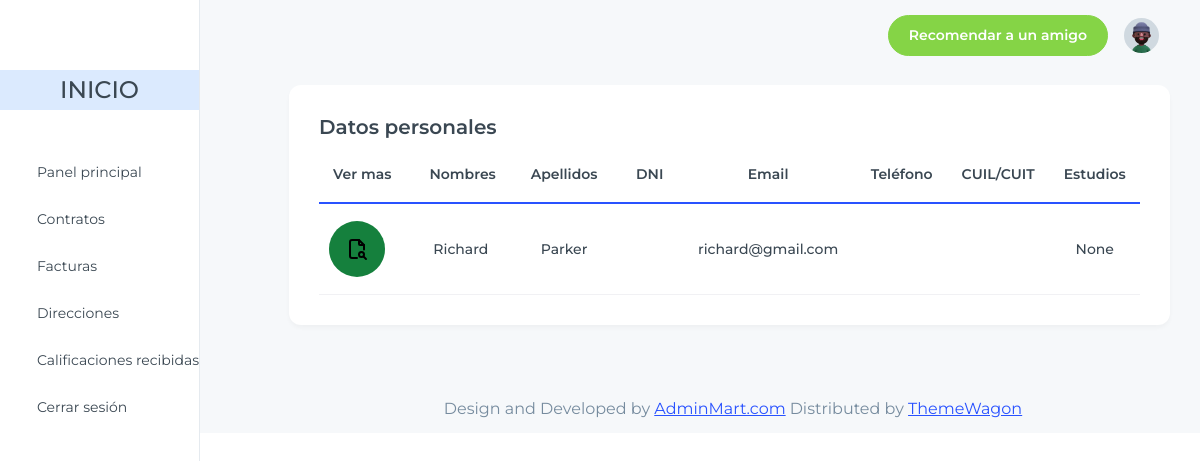
The page /home/prestador/datos/ (signed in) on the database its author committed.
### apps/prestador/models.py (models this page shows, shortened)
class Prestador(models.Model):
    estudios = models.TextField(max_length=500, null=True, blank=True)
    codFiscal = models.CharField(max_length=100, null=True, blank=True)
    CUIT = models.CharField(max_length=100, null=True, blank=True)
    rol_usuario = models.ForeignKey("usuario.Rol", on_delete=models.CASCADE, null=True, blank=True)

### apps/usuario/models.py (models this page shows, shortened)
class Rol(models.Model):
    ROLES = [
        (1, 'Quiero contratar un servicio'),
        (2, 'Quiero prestar servicio')
    ]
    rol = models.IntegerField(choices=ROLES)
    usuario = models.ForeignKey(Usuario, on_delete=models.CASCADE, related_name="roles")

class Usuario(AbstractUser):
    nombre = models.CharField(max_length=150, verbose_name="Nombre")
    apellido = models.CharField(max_length=150, verbose_name="Apellido")
    email = models.EmailField(unique=True, verbose_name="Correo electrónico")
    fecha_creacion = models.DateTimeField(auto_now_add=True, verbose_name="Fecha de creación")
    USERNAME_FIELD = 'email'
    REQUIRED_FIELDS = ['username', 'nombre', 'apellido']

### apps/prestador/views.py (the view)
# urls.py: path('prestador/datos/', PrestadorDatosView.as_view(), name='datos'),
class PrestadorDatosView(generic.TemplateView):
    template_name = 'prestador_datos_personales.html'
    def get_context_data(self, **kwargs):
        usuario_actual = self.request.user
        prestador = Prestador.objects.filter(rol_usuario__usuario=usuario_actual).first()
        context = super().get_context_data(**kwargs)
        context['usuario'] = usuario_actual
        context['prestador'] = prestador
        return context

### apps/prestador/templates/prestador_datos_personales.html (shortened to what this page needs)
{% extends 'index_prestador.html' %}
{% load static %}
{% block content %}
<div class="container-fluid">
  <div class='row'>
    <div class="col-lg-12 pl-1">
      <div class="card ">
        <div class="card-body ">
          <h5 class="card-title fs-6 font-semibold">Datos personales</h5>
            <div class="table-responsive">
              <table class="table text-nowrap align-middle mb-0">
                <thead>
                  <tr class="border-2 border-bottom border-primary border-0">
                    <th scope="col" class="text-center">Ver mas</th>
                    <th scope="col" class="ps-4">Nombres</th>
                    <th scope="col" class="text-center">Apellidos</th>
                    <th scope="col" class="ps-4">DNI</th>
                    <th scope="col" class="text-center">Email</th>
                    <th scope="col" class="text-center">Teléfono</th>
                    <th scope="col" class="text-center">CUIL/CUIT</th>
                    <th scope="col" class="text-center">Estudios</th>
                  </tr>
                </thead>
                <tbody class="table-group-divider">
                  <tr>
                    <td class="text-center fw-medium">
                      <button type="button" class="flex justify-center items-center text-white bg-green-700 hover:bg-green-800 focus:outline-none focus:ring-4 focus:ring-green-300 font-medium rounded-full px-3 py-3 dark:bg-green-600 dark:hover:bg-green-700 dark:focus:ring-green-800">
                        <img src="{% static 'images/dash/logos/file-search.svg' %}" alt="Ícono" class="w-6 h-6">
                      </button>
                    </td>
                    <td class="text-center fw-medium">{{ prestador.rol_usuario.usuario.nombre }}</td>
                    <td class="text-center fw-medium">{{ prestador.rol_usuario.usuario.apellido }}</td>
                    <td class="text-center fw-medium">{{ prestador.rol_usuario.usuario.dni }}</td>
                    <td class="text-center fw-medium">{{ prestador.rol_usuario.usuario.email }}</td>
                    <td class="text-center fw-medium">{{ prestador.rol_usuario.usuario.telefono }}</td>
                    <td class="text-center fw-medium">{{ prestador.cuit }}</td>
                    <td class="text-center fw-medium">{{ prestador.estudios }}</td>
                  </tr>
                </tbody>
              </table>
            </div>
        </div>
      </div>
    </div>
  </div>
</div>
{% endblock %}

### rows shown on the page
Prestador: rol_usuario.usuario.nombre "Richard", rol_usuario.usuario.apellido "Parker", rol_usuario.usuario.email "richard@gmail.com", estudios "None"
